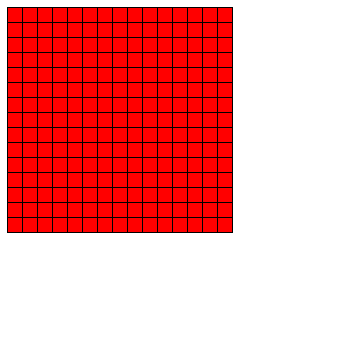
Frame 1 (no input)
Frame 60 (the mouse pressed at the canvas centre just before this capture): identical to frame 1, image omitted
Frame 120 (the mouse held since frame 60 and released just before this capture): identical to frame 1, image omitted

The Processing sketch that drew this single still picture (run headless with seeded random() and noise(); from frame 60 on, the mouse is pressed at the canvas centre):

// Processing sketch: Oefenopgave_6_3
// ── Oefenopgave_6_3.pde
final int ZIJDE = 15;
final int AANTAL = 15;

int rood = #FF0000;
int wit = #FFFFFF;

void setup(){
  size(350, 350);
  background(wit);
}

void draw(){
  tekenGrootVierkant(ZIJDE, AANTAL);
}

void tekenGrootVierkant(int zijde, int aantal) {
  float tegelY = zijde / 2;
  int aantalVierkantjes = 0;
  while (aantalVierkantjes < aantal) {
    tekenRij(tegelY, zijde, aantal);
    tegelY += zijde;
    aantalVierkantjes++;
  }
}

void tekenRij(float y, int zijde, int aantal) {
  float tegelX = zijde / 2;
  int aantalVierkantjes = 0;
  while (aantalVierkantjes < aantal) {
    tekenTegel(tegelX, y, zijde);
    tegelX += zijde;
    aantalVierkantjes++;
  }
}

void tekenTegel(float x, float y, float zijde) {
fill(rood);
  rect(x, y, zijde, zijde);
}
